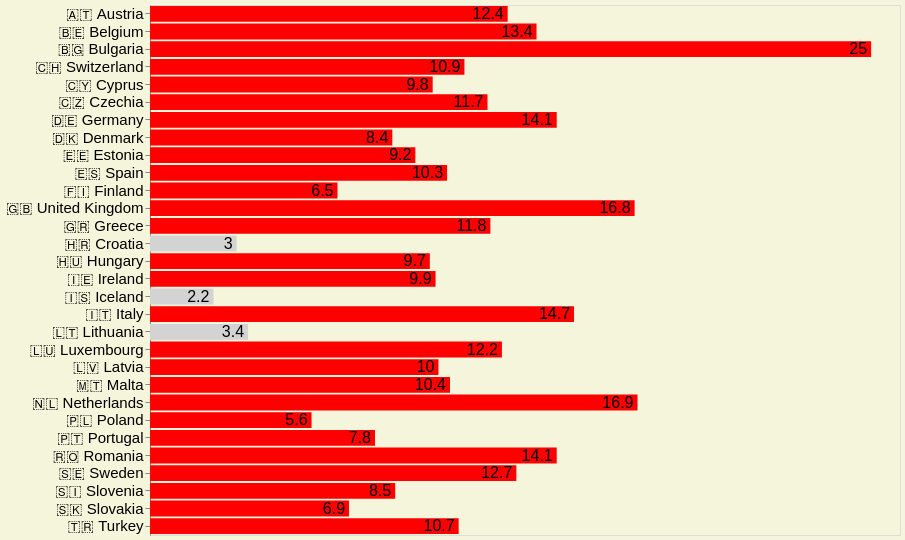

Specify this chart in Vega-Lite:
### Vega-Lite specification from a JSON file in a GitHub repository (floating-point values rounded to 4 significant figures)
{"$schema": "https://vega.github.io/schema/vega-lite/v4.json", "description": "Vega-Lite version of bar chart from https://observablehq.com/@d3/learn-d3-scales.", "width": 750, "height": 530, "background": "#f5f5dc", "data": {"values": [{"country": "🇦🇹 Austria", "PercentageofCrime": 12.4}, {"country": "🇧🇪 Belgium", "PercentageofCrime": 13.4}, {"country": "🇧🇬 Bulgaria", "PercentageofCrime": 25}, {"country": "🇨🇭 Switzerland", "PercentageofCrime": 10.9}, {"country": "🇨🇾 Cyprus", "PercentageofCrime": 9.8}, {"country": "🇨🇿 Czechia", "PercentageofCrime": 11.7}, {"country": "🇩🇪 Germany", "PercentageofCrime": 14.1}, {"country": "🇩🇰 Denmark", "PercentageofCrime": 8.4}, {"country": "🇪🇪 Estonia", "PercentageofCrime": 9.2}, {"country": "🇬🇷 Greece", "PercentageofCrime": 11.8}, {"country": "🇪🇸 Spain", "PercentageofCrime": 10.3}, {"country": "🇫🇮 Finland", "PercentageofCrime": 6.5}, {"country": "🇭🇷 Croatia", "PercentageofCrime": 3}, {"country": "🇭🇺 Hungary", "PercentageofCrime": 9.7}, {"country": "🇮🇪 Ireland", "PercentageofCrime": 9.9}, {"country": "🇮🇸 Iceland", "PercentageofCrime": 2.2}, {"country": "🇮🇹 Italy", "PercentageofCrime": 14.7}, {"country": "🇱🇹 Lithuania", "PercentageofCrime": 3.4}, {"country": "🇱🇺 Luxembourg", "PercentageofCrime": 12.2}, {"country": "🇱🇻 Latvia", "PercentageofCrime": 10}, {"country": "🇲🇹 Malta", "PercentageofCrime": 10.4}, {"country": "🇳🇱 Netherlands", "PercentageofCrime": 16.9}, {"country": "🇵🇱 Poland", "PercentageofCrime": 5.6}, {"country": "🇵🇹 Portugal", "PercentageofCrime": 7.8}, {"country": "🇷🇴 Romania", "PercentageofCrime": 14.1}, {"country": "🇸🇪 Sweden", "PercentageofCrime": 12.7}, {"country": "🇸🇮 Slovenia", "PercentageofCrime": 8.5}, {"country": "🇸🇰 Slovakia", "PercentageofCrime": 6.9}, {"country": "🇹🇷 Turkey", "PercentageofCrime": 10.7}, {"country": "🇬🇧 United Kingdom", "PercentageofCrime": 16.8}]}, "encoding": {"y": {"field": "country", "type": "nominal", "axis": {"title": null, "labelFontSize": 15}}, "x": {"field": "PercentageofCrime", "type": "quantitative", "title": null, "axis": null}}, "layer": [{"mark": "bar", "encoding": {"color": {"condition": {"test": {"field": "PercentageofCrime", "gt": 5}, "value": "red"}, "value": "lightgrey"}}}, {"mark": {"type": "text", "fontSize": 16, "align": "right", "xOffset": -4, "aria": false}, "encoding": {"text": {"field": "PercentageofCrime", "type": "quantitative"}, "color": {"value": "Black"}}}], "config": {"tick": {}}}
